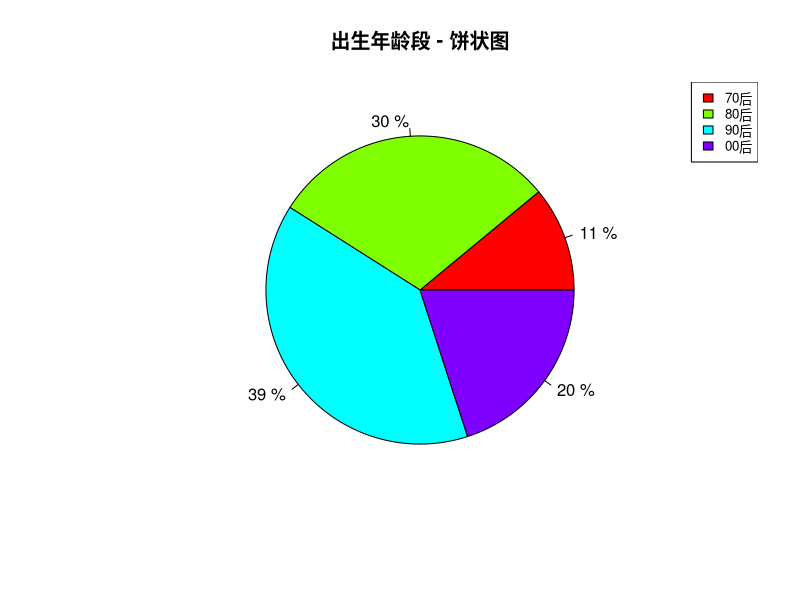

Reproduce this figure in R.
# Create data for the graph.
x <- c(11, 30, 39, 20)
labels <- c("70后", "80后", "90后", "00后")

piepercent<- paste(round(100*x/sum(x), 2), "%")
# Give the chart file a name.
png(file = "birth_of_age1.jpg")

# Plot the chart.
pie(x, labels = piepercent, main = "出生年龄段 - 饼状图",col = rainbow(length(x)))
legend("topright", c("70后","80后","90后","00后"), cex = 0.8,
       fill = rainbow(length(x)))

# Save the file.
dev.off()